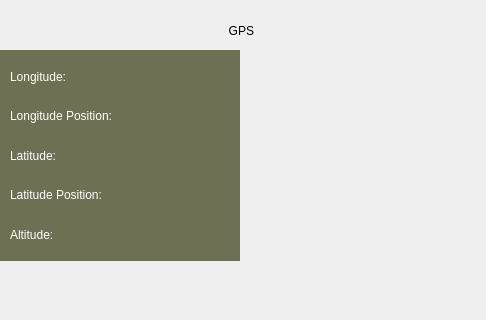
<?xml version="1.0" encoding="UTF-8"?>
<ui version="4.0">
 <class>GPSTest</class>
 <widget class="QWidget" name="GPSTest">
  <property name="geometry">
   <rect>
    <x>0</x>
    <y>0</y>
    <width>486</width>
    <height>320</height>
   </rect>
  </property>
  <property name="windowTitle">
   <string>Form</string>
  </property>
  <layout class="QVBoxLayout" name="verticalLayout_5">
   <property name="spacing">
    <number>12</number>
   </property>
   <property name="margin">
    <number>0</number>
   </property>
   <item>
    <spacer name="verticalSpacer">
     <property name="orientation">
      <enum>Qt::Vertical</enum>
     </property>
     <property name="sizeType">
      <enum>QSizePolicy::Fixed</enum>
     </property>
     <property name="sizeHint" stdset="0">
      <size>
       <width>20</width>
       <height>24</height>
      </size>
     </property>
    </spacer>
   </item>
   <item>
    <widget class="QLabel" name="title">
     <property name="styleSheet">
      <string notr="true"/>
     </property>
     <property name="text">
      <string>GPS </string>
     </property>
     <property name="alignment">
      <set>Qt::AlignCenter</set>
     </property>
    </widget>
   </item>
   <item>
    <layout class="QVBoxLayout" name="verticalLayout_4">
     <property name="leftMargin">
      <number>0</number>
     </property>
     <item>
      <widget class="QStackedWidget" name="stackedWidget">
       <property name="currentIndex">
        <number>1</number>
       </property>
       <widget class="QWidget" name="page">
        <widget class="QScrollArea" name="scrollArea">
         <property name="geometry">
          <rect>
           <x>30</x>
           <y>0</y>
           <width>201</width>
           <height>188</height>
          </rect>
         </property>
         <property name="verticalScrollBarPolicy">
          <enum>Qt::ScrollBarAlwaysOff</enum>
         </property>
         <property name="widgetResizable">
          <bool>true</bool>
         </property>
         <widget class="QWidget" name="scrollAreaWidgetContents">
          <property name="geometry">
           <rect>
            <x>0</x>
            <y>0</y>
            <width>199</width>
            <height>186</height>
           </rect>
          </property>
         </widget>
        </widget>
        <widget class="QWidget" name="layoutWidget">
         <property name="geometry">
          <rect>
           <x>5</x>
           <y>-3</y>
           <width>27</width>
           <height>211</height>
          </rect>
         </property>
         <layout class="QVBoxLayout" name="verticalLayout">
          <property name="leftMargin">
           <number>2</number>
          </property>
          <property name="topMargin">
           <number>0</number>
          </property>
          <property name="bottomMargin">
           <number>2</number>
          </property>
          <item>
           <widget class="QLabel" name="label">
            <property name="text">
             <string>50</string>
            </property>
            <property name="alignment">
             <set>Qt::AlignLeading|Qt::AlignLeft|Qt::AlignTop</set>
            </property>
           </widget>
          </item>
          <item>
           <widget class="QLabel" name="label_2">
            <property name="text">
             <string>40</string>
            </property>
            <property name="alignment">
             <set>Qt::AlignLeading|Qt::AlignLeft|Qt::AlignTop</set>
            </property>
           </widget>
          </item>
          <item>
           <widget class="QLabel" name="label_3">
            <property name="text">
             <string>30</string>
            </property>
            <property name="alignment">
             <set>Qt::AlignLeading|Qt::AlignLeft|Qt::AlignTop</set>
            </property>
           </widget>
          </item>
          <item>
           <widget class="QLabel" name="label_4">
            <property name="text">
             <string>20</string>
            </property>
            <property name="alignment">
             <set>Qt::AlignLeading|Qt::AlignLeft|Qt::AlignTop</set>
            </property>
           </widget>
          </item>
          <item>
           <widget class="QLabel" name="label_5">
            <property name="text">
             <string>10</string>
            </property>
            <property name="alignment">
             <set>Qt::AlignLeading|Qt::AlignLeft|Qt::AlignTop</set>
            </property>
           </widget>
          </item>
          <item>
           <widget class="QLabel" name="label_6">
            <property name="text">
             <string>db</string>
            </property>
           </widget>
          </item>
         </layout>
        </widget>
       </widget>
       <widget class="QWidget" name="page_2">
        <widget class="QWidget" name="detailwin" native="true">
         <property name="geometry">
          <rect>
           <x>0</x>
           <y>0</y>
           <width>240</width>
           <height>211</height>
          </rect>
         </property>
         <property name="styleSheet">
          <string notr="true">background-color: rgb(111, 111, 83);</string>
         </property>
         <widget class="QWidget" name="layoutWidget">
          <property name="geometry">
           <rect>
            <x>10</x>
            <y>10</y>
            <width>154</width>
            <height>191</height>
           </rect>
          </property>
          <layout class="QVBoxLayout" name="verticalLayout_2">
           <item>
            <widget class="QLabel" name="label_8">
             <property name="styleSheet">
              <string notr="true">color: rgb(255, 255, 255);</string>
             </property>
             <property name="text">
              <string>Longitude:</string>
             </property>
            </widget>
           </item>
           <item>
            <widget class="QLabel" name="label_9">
             <property name="styleSheet">
              <string notr="true">color: rgb(255, 255, 255);</string>
             </property>
             <property name="text">
              <string>Longitude Position:</string>
             </property>
            </widget>
           </item>
           <item>
            <widget class="QLabel" name="label_10">
             <property name="styleSheet">
              <string notr="true">color: rgb(255, 255, 255);</string>
             </property>
             <property name="text">
              <string>Latitude:</string>
             </property>
            </widget>
           </item>
           <item>
            <widget class="QLabel" name="label_11">
             <property name="styleSheet">
              <string notr="true">color: rgb(255, 255, 255);</string>
             </property>
             <property name="text">
              <string>Latitude Position:</string>
             </property>
            </widget>
           </item>
           <item>
            <widget class="QLabel" name="label_12">
             <property name="styleSheet">
              <string notr="true">color: rgb(255, 255, 255);</string>
             </property>
             <property name="text">
              <string>Altitude:</string>
             </property>
            </widget>
           </item>
          </layout>
          <zorder>label_12</zorder>
          <zorder>label_10</zorder>
          <zorder>label_11</zorder>
          <zorder>label_9</zorder>
          <zorder>label_8</zorder>
         </widget>
         <widget class="QWidget" name="layoutWidget_2">
          <property name="geometry">
           <rect>
            <x>130</x>
            <y>10</y>
            <width>101</width>
            <height>191</height>
           </rect>
          </property>
          <layout class="QVBoxLayout" name="verticalLayout_3">
           <item>
            <widget class="QLabel" name="label_13">
             <property name="styleSheet">
              <string notr="true">color: rgb(255, 255, 255);</string>
             </property>
             <property name="text">
              <string/>
             </property>
            </widget>
           </item>
           <item>
            <widget class="QLabel" name="label_14">
             <property name="styleSheet">
              <string notr="true">color: rgb(255, 255, 255);</string>
             </property>
             <property name="text">
              <string/>
             </property>
            </widget>
           </item>
           <item>
            <widget class="QLabel" name="label_15">
             <property name="styleSheet">
              <string notr="true">color: rgb(255, 255, 255);</string>
             </property>
             <property name="text">
              <string/>
             </property>
            </widget>
           </item>
           <item>
            <widget class="QLabel" name="label_16">
             <property name="styleSheet">
              <string notr="true">color: rgb(255, 255, 255);</string>
             </property>
             <property name="text">
              <string/>
             </property>
            </widget>
           </item>
           <item>
            <widget class="QLabel" name="label_17">
             <property name="styleSheet">
              <string notr="true">color: rgb(255, 255, 255);</string>
             </property>
             <property name="text">
              <string/>
             </property>
            </widget>
           </item>
          </layout>
          <zorder>label_13</zorder>
          <zorder>label_17</zorder>
          <zorder>label_16</zorder>
          <zorder>label_15</zorder>
          <zorder>label_14</zorder>
         </widget>
        </widget>
       </widget>
      </widget>
     </item>
    </layout>
   </item>
   <item>
    <layout class="QHBoxLayout" name="horizontalLayout">
     <property name="spacing">
      <number>8</number>
     </property>
     <property name="leftMargin">
      <number>10</number>
     </property>
     <property name="topMargin">
      <number>5</number>
     </property>
     <property name="rightMargin">
      <number>10</number>
     </property>
     <property name="bottomMargin">
      <number>10</number>
     </property>
    </layout>
   </item>
  </layout>
 </widget>
 <resources/>
 <connections/>
</ui>
